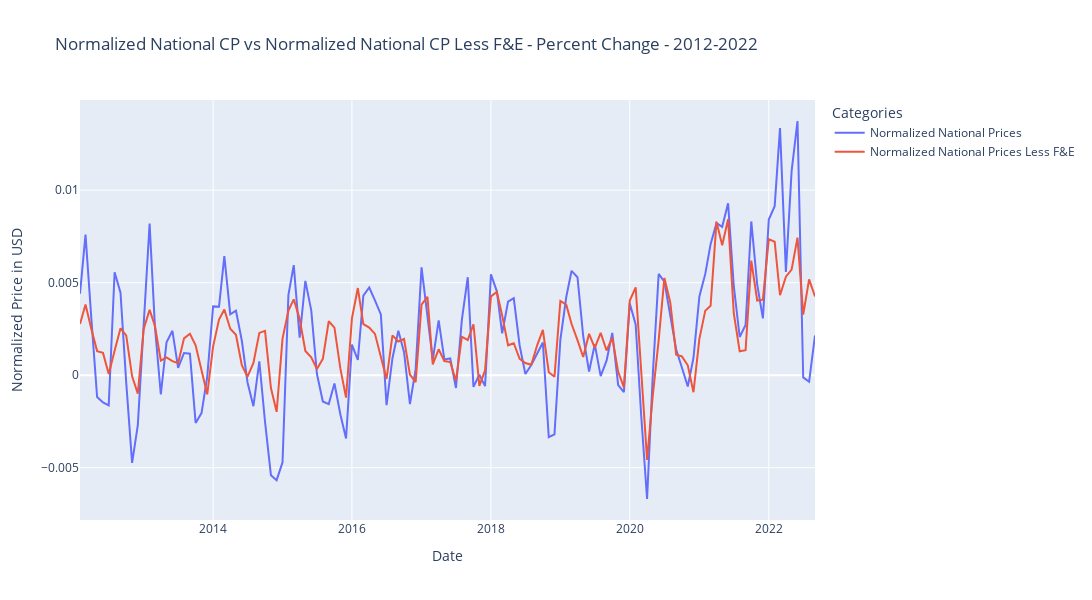

Source (notebook cell):
### Code cell
# Store plotly line plot
plotly_line_plot_4 = get_show_px_fig(national_pctchange_df, "Normalized National CP vs Normalized National CP Less F&E - Percent Change - 2012-2022")
